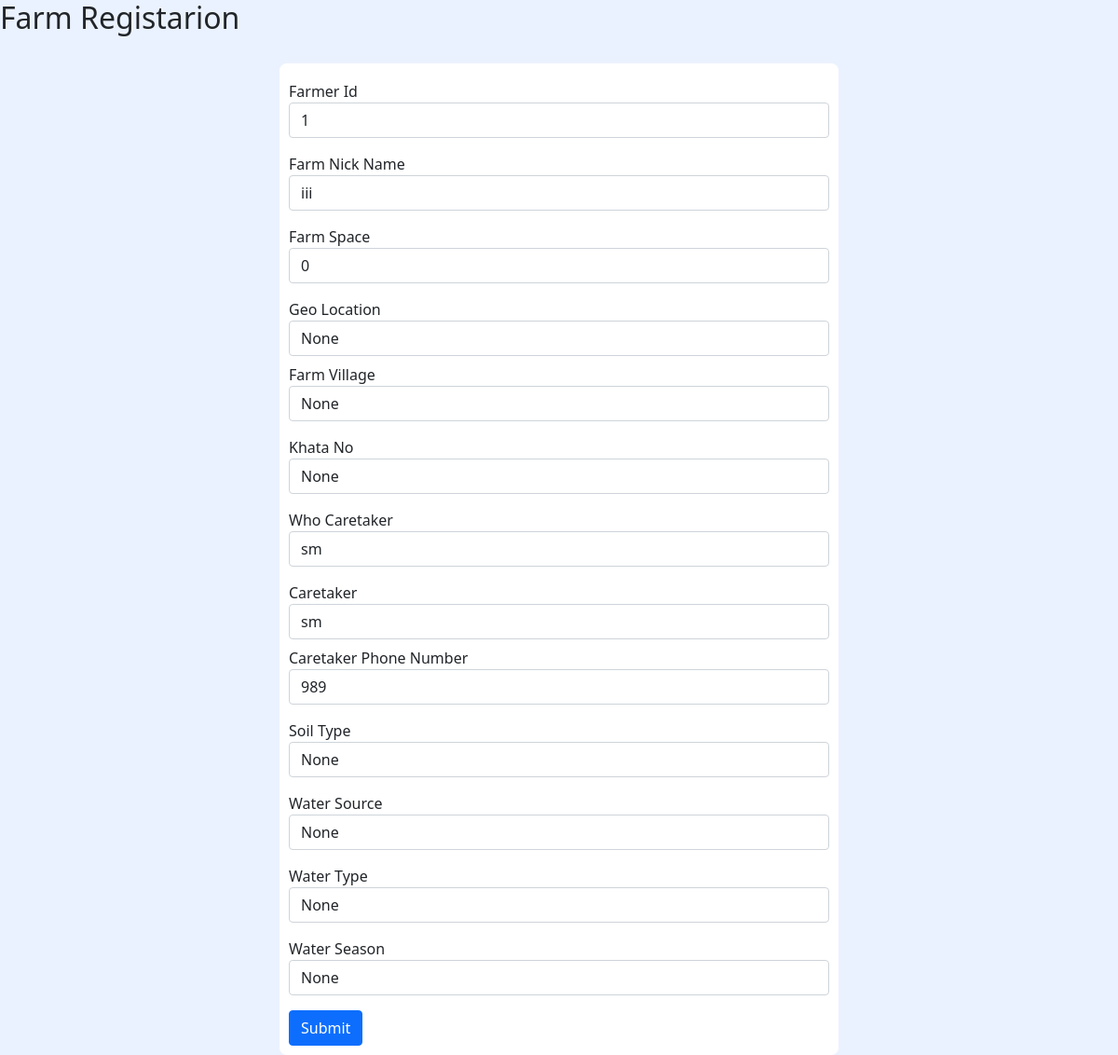
Before: /farm_edit/farm_id=7 with the older database file.
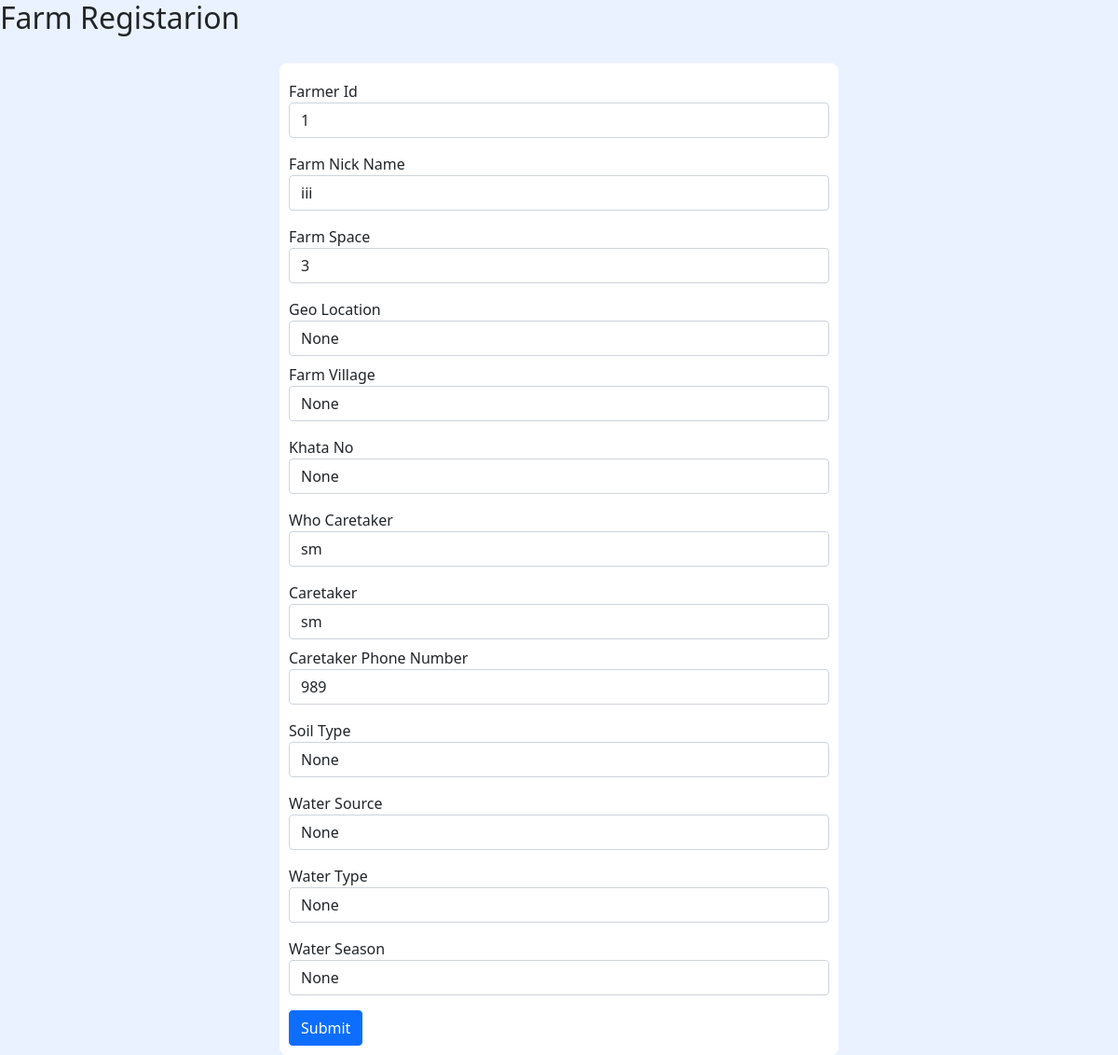
After: the same page with the newer database file.
### adminaccess/models.py (models this page shows)
class Farm_info(models.Model):
    farmer_id = models.IntegerField()
    farm_nick_name = models.CharField(max_length=50, blank=True, null=True)
    farm_space = models.IntegerField(default=0)
    geo_location = models.CharField(max_length=50, blank=True, null=True)
    farm_village = models.CharField(max_length=50, blank=True, null=True)
    khata_no = models.CharField(max_length=50, blank=True, null=True)
    who_caretaker = models.CharField(max_length=50, blank=True, null=True)
    caretaker = models.CharField(max_length=50, blank=True, null=True)
    caretaker_phone_number = models.IntegerField(blank=True, null=True)
    soil_type = models.CharField(max_length=50, blank=True, null=True)
    water_source = models.CharField(max_length=50, blank=True, null=True)
    water_type = models.CharField(max_length=50, blank=True, null=True)
    water_season = models.CharField(max_length=50, blank=True, null=True)
    create_date = models.DateTimeField(auto_now_add=True)
    modified_date = models.DateTimeField(auto_now=True)

### adminaccess/views.py (the view)
# urls.py: path('farm_edit/farm_id=<int:farm_id>', views.farm_edit, name="farm_edit"),
def farm_edit(request, farm_id):
    farm = Farm_info.objects.get(id=farm_id)
    farms = Farm_info.objects.filter(id=farm_id)
    form = Farm_info_Form(instance=farm)
    if request.method == 'POST':
        form = Farm_info_Form(request.POST, instance=farm)
        if form.is_valid():
            form.save()
            return redirect(f'/farm_info/farm_id={farm_id}')
    return render(request, 'form_edit/farm_edit.html', {'farms':farms})

### templates/form_edit/farm_edit.html (shortened to what this page needs)
<!DOCTYPE html>
<html lang="en">
<head>
    {% load static %}
    <link href="https://cdn.jsdelivr.net/npm/bootstrap@5.1.3/dist/css/bootstrap.min.css" rel="stylesheet">
    <link rel="stylesheet" href="{% static 'createuser.css' %}">
</head>
<body>
<h2>Farm Registarion</h2>
<div class="container create_user_form">
    <form method="post" id="loginid">
        {% for f in farms %}
        <div class="form-group mt-2">
            <label for="id_farmer_id">Farmer Id</label>
            <input type="number" value="{{f.farmer_id}}" class="form-control" id="id_farmer_id" name="farmer_id" placeholder="Farmer Id" required >
        </div>
        <div class="form-group mt-3">
            <label for="id_farm_nick_name">Farm Nick Name</label>
            <input type="text" value="{{f.farm_nick_name}}" class="form-control" id="id_farm_nick_name" name="farm_nick_name" placeholder="Farm Nick Name" required >
        </div>
        <div class="form-group mt-3">
            <label for="id_farm_space">Farm Space</label>
            <input type="number" value="{{f.farm_space}}" class="form-control" id="id_farm_space" name="farm_space" placeholder="Farm Space" >
        </div>
        <div class="form-group mt-3">
            <label for="id_geo_location">Geo Location</label>
            <input type="text" value="{{f.geo_location}}" class="form-control" id="id_geo_location" name="geo_location" placeholder="Geo Location" >
        </div>
        <div class="form-group mt-2">
            <label for="id_farm_village">Farm Village</label>
            <input type="text" value="{{f.farm_village}}" class="form-control" id="id_farm_village" name="farm_village" placeholder="Farm Village" >
        </div>
        <div class="form-group mt-3">
            <label for="id_khata_no">Khata No</label>
            <input type="text" value="{{f.khata_no}}" class="form-control" id="id_khata_no" name="khata_no" placeholder="Khata No" >
        </div>
        <div class="form-group mt-3">
            <label for="id_who_caretaker">Who Caretaker</label>
            <input type="text" value="{{f.who_caretaker}}" class="form-control" id="id_who_caretaker" name="who_caretaker" placeholder="Who Caretaker" >
        </div>
        <div class="form-group mt-3">
            <label for="id_caretaker">Caretaker</label>
            <input type="text" value="{{f.caretaker}}" class="form-control" id="id_caretaker" name="caretaker" placeholder="Caretaker" required>
        </div>
        <div class="form-group mt-2">
            <label for="id_caretaker_phone_number">Caretaker Phone Number</label>
            <input type="number" value="{{f.caretaker_phone_number}}" class="form-control" id="id_caretaker_phone_number" name="caretaker_phone_number" placeholder="Caretaker phone Number" required>
        </div>
        <div class="form-group mt-3">
            <label for="id_soil_type">Soil Type</label>
            <input type="text" value="{{f.soil_type}}" class="form-control" id="id_soil_type" name="soil_type" placeholder="Soil Type" >
        </div>
        <div class="form-group mt-3">
            <label for="id_water_source">Water Source</label>
            <input type="text" value="{{f.water_source}}" class="form-control" id="id_water_source" name="water_source" placeholder="Water Source" >
        </div>
        <div class="form-group mt-3">
            <label for="id_water_type">Water Type</label>
            <input type="text" value="{{f.water_type}}" class="form-control" id="id_water_type" name="water_type" placeholder="Water Type" >
        </div>
        <div class="form-group mt-3">
            <label for="id_water_season">Water Season</label>
            <input type="text" value="{{f.water_season}}" class="form-control" id="id_water_season" name="water_season" placeholder="Water Season" >
        </div>
        <button type="submit" class="btn btn-primary mt-3" form="loginid">Submit</button>
        {% endfor %}
    </form>
</div>
</body>
</html>

Changed rows visible on the page:
changed Farm_info "iii": farm_space "0" → "3"
